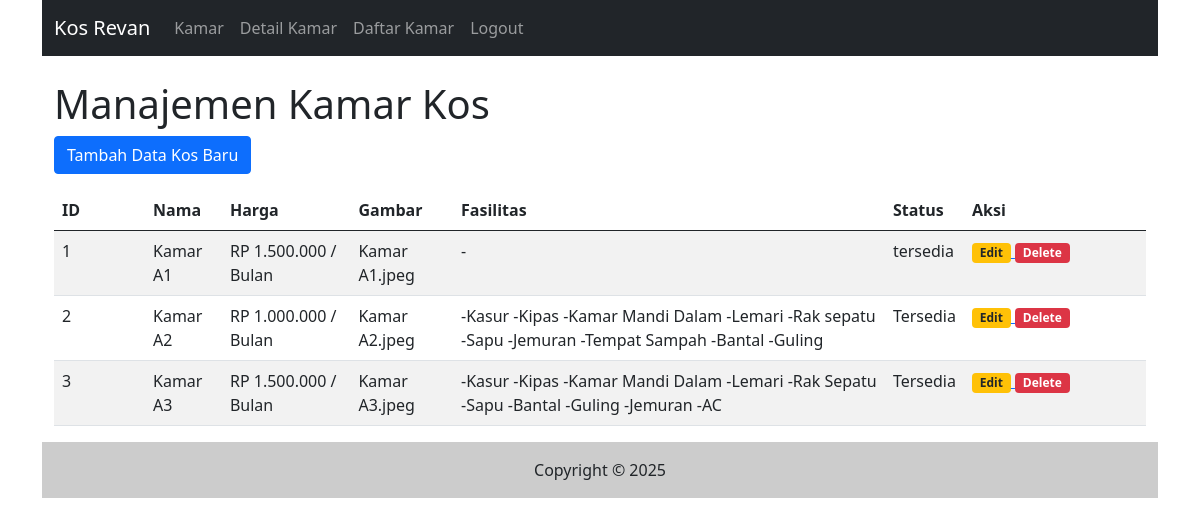
Screenshot of /admin/kos.php (signed in) with the database file from the repository.
### tables this page shows
CREATE TABLE `kamar` (
  `ID` int(11) NOT NULL,
  `Nama_Kamar` varchar(50) NOT NULL,
  `Harga` varchar(25) NOT NULL,
  `Gambar_Kamar` varchar(250) NOT NULL,
  `Fasilitas` varchar(500) NOT NULL,
  `Status` varchar(25) NOT NULL
);

### admin/kos.php (the view, shortened to what this page needs)
<?php include("inc_header.php"); ?>
<div class="container mt-4">
    <h1>Manajemen Kamar Kos</h1>
    <p>
        <a href="kos_input.php">
            <input type="button" class="btn btn-primary" value="Tambah Data Kos Baru" />
        </a>
    </p>
    <table class="table table-striped">
        <thead>
            <tr>
                <th class="col-1">ID</th>
                <th>Nama</th>
                <th>Harga</th>
                <th>Gambar</th>
                <th>Fasilitas</th>
                <th>Status</th>
                <th class="col-2">Aksi</th>
            </tr>
        </thead>
        <tbody>
            <?php
            $sql1 = "select * from kamar order by id asc";
            $q1 = mysqli_query($koneksi, $sql1);
            while ($r1 = mysqli_fetch_array($q1)) {
                ?>
                <tr>
                    <td><?php echo $r1['ID'] ?></td>
                    <td><?php echo $r1['Nama_Kamar'] ?></td>
                    <td><?php echo $r1['Harga'] ?></td>
                    <td><?php echo $r1['Gambar_Kamar'] ?></td>
                    <td><?php echo $r1['Fasilitas'] ?></td>
                    <td><?php echo $r1['Status'] ?></td>
                    <td>
                        <a href="edit_kos.php?ID=<?php echo $r1['ID'] ?>">
                            <span class="badge bg-warning text-dark">Edit</span>
                        </a>
                        <a href="kos.php?op=delete&id=<?php echo $r1['ID'] ?>"
                            onclick="return confirm('Apakah yakin mau hapus data?')">
                            <span class="badge bg-danger">Delete</span>
                        </a>
                    </td>
                </tr>
                <?php
            }
            ?>
        </tbody>
    </table>
</div>
<?php include("inc_footer.php"); ?>

### admin/inc_header.php (style rules this page uses)
body { background-color: grey; background-size: cover; font-family: 'Inter', sans-serif; }

### rows the page displays
kamar: ID "1", Nama_Kamar "Kamar A1", Harga "RP 1.500.000 / Bulan", Gambar_Kamar "Kamar A1.jpeg", Fasilitas "-", Status "tersedia"
kamar: ID "2", Nama_Kamar "Kamar A2", Harga "RP 1.000.000 / Bulan", Gambar_Kamar "Kamar A2.jpeg", Fasilitas "-Kasur -Kipas -Kamar Mandi Dalam -Lemari -Rak sepatu -Sapu -Jemuran -Tempat Sampah -Bantal -Guling", Status "Tersedia"
kamar: ID "3", Nama_Kamar "Kamar A3", Harga "RP 1.500.000 / Bulan", Gambar_Kamar "Kamar A3.jpeg", Fasilitas "-Kasur -Kipas -Kamar Mandi Dalam -Lemari -Rak Sepatu -Sapu -Bantal -Guling -Jemuran -AC", Status "Tersedia"
